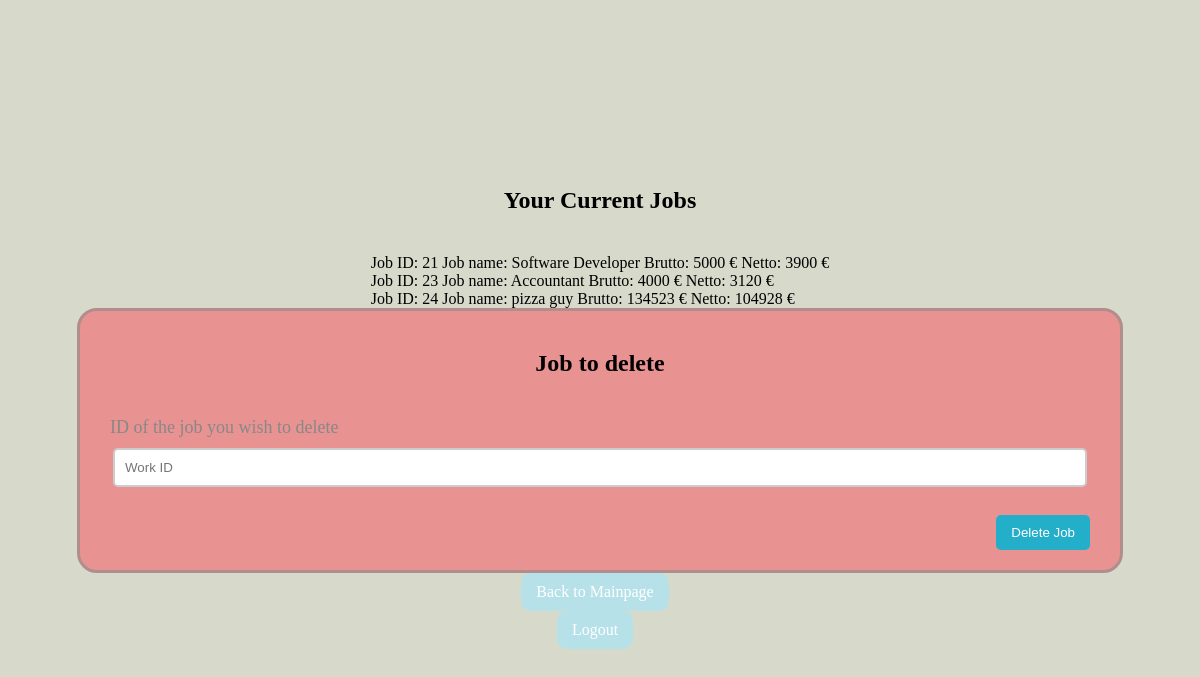
The app's page /del_work.php (signed in) with its own data.
### tables this page shows
CREATE TABLE `Workplaces` (
  `cust_id` int(11) NOT NULL,
  `temporary` tinyint(1) NOT NULL,
  `earnings_brutto` int(11) NOT NULL,
  `earnings_netto` int(11) UNSIGNED NOT NULL DEFAULT 0,
  `name` varchar(255) NOT NULL,
  `work_id` int(11) NOT NULL
);

### del_work.php (the view, shortened to what this page needs)
<?php
include "db_conn.php";
if (isset($_SESSION['iban']) && isset($_SESSION['cust_id'])) {
     $cust_id = $_SESSION['cust_id'];
     $sql = "SELECT * FROM Workplaces WHERE cust_id ='$cust_id'";
 ?>
<!DOCTYPE html>
<html>
<head>
    <link rel="stylesheet" type="text/css" href="style.css">
</head>
<body>
     <h2>Your Current Jobs</h2>
     <?php
        $result = mysqli_query($conn, $sql);
        if ($result->num_rows > 0) {
            while($row = $result->fetch_assoc()) {
              echo "Job ID: ".$row["work_id"] ."  Job name:  ".$row["name"]. "  Brutto: " . $row["earnings_brutto"]. " €        Netto:  " . $row["earnings_netto"]. " €<br>";
            }
          } else {
            echo "No current jobs";
          }
          ?>
    <form action="del_work_script.php" method="post">
        <h2>Job to delete</h2>
        <label>ID of the job you wish to delete</label>
        <input type="number" name="work_id" placeholder="Work ID"><br>
        <button type="submit">Delete Job</button>
    </form>
     <a href="home.php">Back to Mainpage</a>
     <a href="logout.php">Logout</a>
</body>
</html>
<?php
}else{
     header("Location: index.php");
     exit();
}
 ?>

### style.css (style rules this page uses)
body { background: #d7dacb; display: flex; justify-content: center; align-items: center; height: 100vh; flex-direction: column; }
* { box-sizing: padding-box; }
form { width: 1000px; border: 3px solid rgb(177, 142, 142); padding: 20px; background: rgb(233, 146, 146); border-radius: 20px; }
h2 { text-align: center; margin-bottom: 40px; }
input { display: block; border: 2px solid #ccc; width: 95%; padding: 10px; margin: 10px auto; border-radius: 5px; }
label { color: #888; font-size: 18px; padding: 10px; }
button { float: right; background: rgb(35, 174, 202); padding: 10px 15px; color: #fff; border-radius: 5px; margin-right: 10px; border: none; }
a { float: right; background: rgb(183, 225, 233); padding: 10px 15px; color: #fff; border-radius: 10px; margin-right: 10px; border: none; text-decoration: none; }

### records on screen
workplaces: work_id "21", name "Software Developer", earnings_brutto "5000", earnings_netto "3900"
workplaces: work_id "23", name "Accountant", earnings_brutto "4000", earnings_netto "3120"
workplaces: work_id "24", name "pizza guy", earnings_brutto "134523", earnings_netto "104928"
